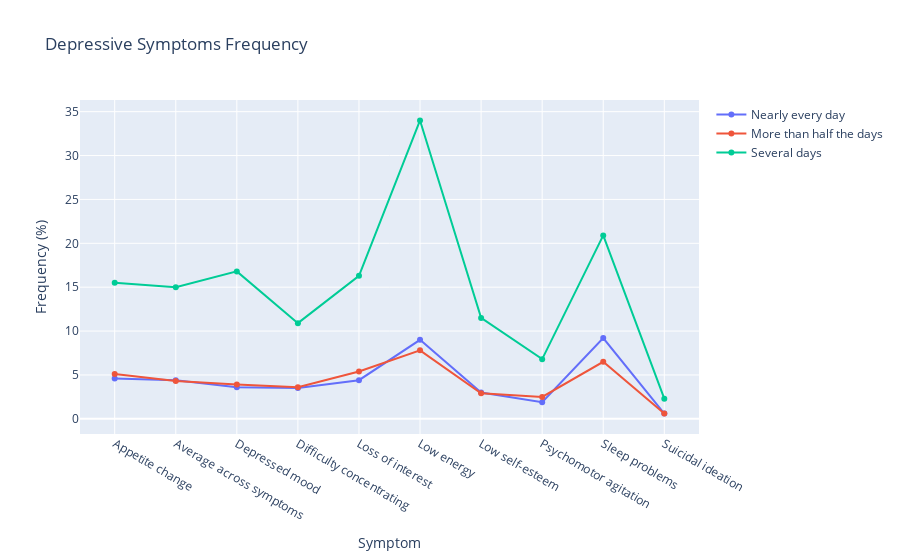

The code cell stored with this chart in its notebook:
### Markdown cell above
## Vizualizing Depressive Symptoms Using Line Plot

### Code cell
symptom_types = ["Appetite change", "Average across symptoms", "Depressed mood",
                 "Difficulty concentrating", "Loss of interest", "Low energy",
                 "Low self-esteem", "Psychomotor agitation", "Sleep problems", "Suicidal ideation"]

fig_symp = go.Figure()
fig_symp.add_trace(go.Scatter(x=symptom_types, y=data3["Nearly every day"],
                              mode='lines+markers', name="Nearly every day"))
fig_symp.add_trace(go.Scatter(x=symptom_types, y=data3["More than half the days"],
                              mode='lines+markers', name="More than half the days"))
fig_symp.add_trace(go.Scatter(x=symptom_types, y=data3["Several days"],
                              mode='lines+markers', name="Several days"))
fig_symp.update_layout(title="Depressive Symptoms Frequency",
                       xaxis_title="Symptom", yaxis_title="Frequency (%)")
fig_symp.show()

### Figure 1 — Plotly figure (JSON) as saved in the notebook; plotly's stock layout.template omitted (floating-point values rounded to 4 significant figures)
{"data": [{"mode": "lines+markers", "name": "Nearly every day", "type": "scatter", "x": ["Appetite change", "Average across symptoms", "Depressed mood", "Difficulty concentrating", "Loss of interest", "Low energy", "Low self-esteem", "Psychomotor agitation", "Sleep problems", "Suicidal ideation"], "y": [4.6, 4.4, 3.6, 3.5, 4.4, 9, 3, 1.9, 9.2, 0.6]}, {"mode": "lines+markers", "name": "More than half the days", "type": "scatter", "x": ["Appetite change", "Average across symptoms", "Depressed mood", "Difficulty concentrating", "Loss of interest", "Low energy", "Low self-esteem", "Psychomotor agitation", "Sleep problems", "Suicidal ideation"], "y": [5.1, 4.3, 3.9, 3.6, 5.4, 7.8, 2.9, 2.5, 6.5, 0.6]}, {"mode": "lines+markers", "name": "Several days", "type": "scatter", "x": ["Appetite change", "Average across symptoms", "Depressed mood", "Difficulty concentrating", "Loss of interest", "Low energy", "Low self-esteem", "Psychomotor agitation", "Sleep problems", "Suicidal ideation"], "y": [15.5, 15, 16.8, 10.9, 16.3, 34, 11.5, 6.8, 20.9, 2.3]}], "layout": {"title": {"text": "Depressive Symptoms Frequency"}, "xaxis": {"title": {"text": "Symptom"}}, "yaxis": {"title": {"text": "Frequency (%)"}}}}
